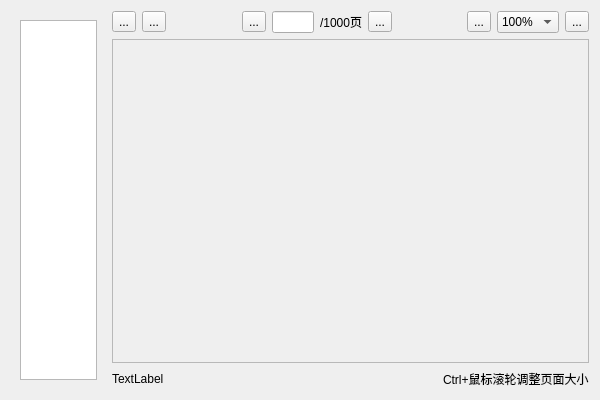
<?xml version="1.0" encoding="UTF-8"?>
<ui version="4.0">
 <class>widgetReadPDF</class>
 <widget class="QWidget" name="widgetReadPDF">
  <property name="geometry">
   <rect>
    <x>0</x>
    <y>0</y>
    <width>600</width>
    <height>400</height>
   </rect>
  </property>
  <property name="minimumSize">
   <size>
    <width>600</width>
    <height>400</height>
   </size>
  </property>
  <property name="maximumSize">
   <size>
    <width>16777215</width>
    <height>16777215</height>
   </size>
  </property>
  <property name="windowTitle">
   <string>Form</string>
  </property>
  <layout class="QHBoxLayout" name="horizontalLayout_7" stretch="2,10">
   <item>
    <widget class="QWidget" name="widget" native="true">
     <layout class="QVBoxLayout" name="verticalLayout">
      <item>
       <widget class="QListWidget" name="listWidget"/>
      </item>
     </layout>
    </widget>
   </item>
   <item>
    <layout class="QVBoxLayout" name="verticalLayout_2">
     <item>
      <layout class="QHBoxLayout" name="horizontalLayout">
       <item>
        <layout class="QHBoxLayout" name="horizontalLayout_6">
         <item>
          <widget class="QToolButton" name="btn_Download">
           <property name="text">
            <string>...</string>
           </property>
           <property name="icon">
            <iconset>
             <normalon>:/im/download.png</normalon>
            </iconset>
           </property>
          </widget>
         </item>
         <item>
          <widget class="QToolButton" name="btn_Print">
           <property name="text">
            <string>...</string>
           </property>
           <property name="icon">
            <iconset>
             <normalon>:/im/print.png</normalon>
            </iconset>
           </property>
          </widget>
         </item>
         <item>
          <spacer name="horizontalSpacer">
           <property name="orientation">
            <enum>Qt::Horizontal</enum>
           </property>
           <property name="sizeHint" stdset="0">
            <size>
             <width>40</width>
             <height>20</height>
            </size>
           </property>
          </spacer>
         </item>
         <item>
          <layout class="QHBoxLayout" name="horizontalLayout_5">
           <item>
            <widget class="QToolButton" name="btn_PageUp">
             <property name="text">
              <string>...</string>
             </property>
             <property name="icon">
              <iconset>
               <normalon>:/im/PageUp.png</normalon>
              </iconset>
             </property>
            </widget>
           </item>
           <item>
            <layout class="QHBoxLayout" name="horizontalLayout_4">
             <item>
              <widget class="QLineEdit" name="lineEdit_CurrentPage">
               <property name="maximumSize">
                <size>
                 <width>42</width>
                 <height>16777215</height>
                </size>
               </property>
              </widget>
             </item>
             <item>
              <widget class="QLabel" name="label_pages">
               <property name="maximumSize">
                <size>
                 <width>42</width>
                 <height>16777215</height>
                </size>
               </property>
               <property name="text">
                <string>/1000页</string>
               </property>
              </widget>
             </item>
            </layout>
           </item>
           <item>
            <widget class="QToolButton" name="btn_PageDown">
             <property name="text">
              <string>...</string>
             </property>
             <property name="icon">
              <iconset>
               <normalon>:/im/PageDown.png</normalon>
              </iconset>
             </property>
            </widget>
           </item>
          </layout>
         </item>
         <item>
          <spacer name="horizontalSpacer_2">
           <property name="orientation">
            <enum>Qt::Horizontal</enum>
           </property>
           <property name="sizeHint" stdset="0">
            <size>
             <width>40</width>
             <height>20</height>
            </size>
           </property>
          </spacer>
         </item>
         <item>
          <layout class="QHBoxLayout" name="horizontalLayout_3">
           <item>
            <widget class="QToolButton" name="btn_ZoomSamller">
             <property name="text">
              <string>...</string>
             </property>
             <property name="icon">
              <iconset>
               <normalon>:/im/ZoomSmaller.png</normalon>
              </iconset>
             </property>
            </widget>
           </item>
           <item>
            <widget class="QComboBox" name="comboBox_factor">
             <property name="maximumSize">
              <size>
               <width>100</width>
               <height>16777215</height>
              </size>
             </property>
             <property name="currentIndex">
              <number>5</number>
             </property>
             <item>
              <property name="text">
               <string>200%</string>
              </property>
             </item>
             <item>
              <property name="text">
               <string>180%</string>
              </property>
             </item>
             <item>
              <property name="text">
               <string>160%</string>
              </property>
             </item>
             <item>
              <property name="text">
               <string>140%</string>
              </property>
             </item>
             <item>
              <property name="text">
               <string>120%</string>
              </property>
             </item>
             <item>
              <property name="text">
               <string>100%</string>
              </property>
             </item>
             <item>
              <property name="text">
               <string>80%</string>
              </property>
             </item>
             <item>
              <property name="text">
               <string>60%</string>
              </property>
             </item>
             <item>
              <property name="text">
               <string>40%</string>
              </property>
             </item>
             <item>
              <property name="text">
               <string>20%</string>
              </property>
             </item>
            </widget>
           </item>
           <item>
            <widget class="QToolButton" name="btn_ZoomLarger">
             <property name="text">
              <string>...</string>
             </property>
             <property name="icon">
              <iconset>
               <normalon>:/im/ZoomLarger.png</normalon>
              </iconset>
             </property>
            </widget>
           </item>
          </layout>
         </item>
        </layout>
       </item>
      </layout>
     </item>
     <item>
      <widget class="QScrollArea" name="showArea">
       <property name="widgetResizable">
        <bool>true</bool>
       </property>
       <widget class="QWidget" name="scrollAreaWidgetContents">
        <property name="geometry">
         <rect>
          <x>0</x>
          <y>0</y>
          <width>476</width>
          <height>316</height>
         </rect>
        </property>
       </widget>
      </widget>
     </item>
     <item>
      <layout class="QHBoxLayout" name="horizontalLayout_2">
       <item>
        <widget class="QLabel" name="label_FileStatus">
         <property name="text">
          <string>TextLabel</string>
         </property>
        </widget>
       </item>
       <item>
        <spacer name="horizontalSpacer_4">
         <property name="orientation">
          <enum>Qt::Horizontal</enum>
         </property>
         <property name="sizeHint" stdset="0">
          <size>
           <width>40</width>
           <height>20</height>
          </size>
         </property>
        </spacer>
       </item>
       <item>
        <widget class="QLabel" name="label">
         <property name="layoutDirection">
          <enum>Qt::RightToLeft</enum>
         </property>
         <property name="text">
          <string>Ctrl+鼠标滚轮调整页面大小</string>
         </property>
        </widget>
       </item>
      </layout>
     </item>
    </layout>
   </item>
  </layout>
 </widget>
 <resources>
  <include location="../RES/imq.qrc"/>
 </resources>
 <connections/>
</ui>
